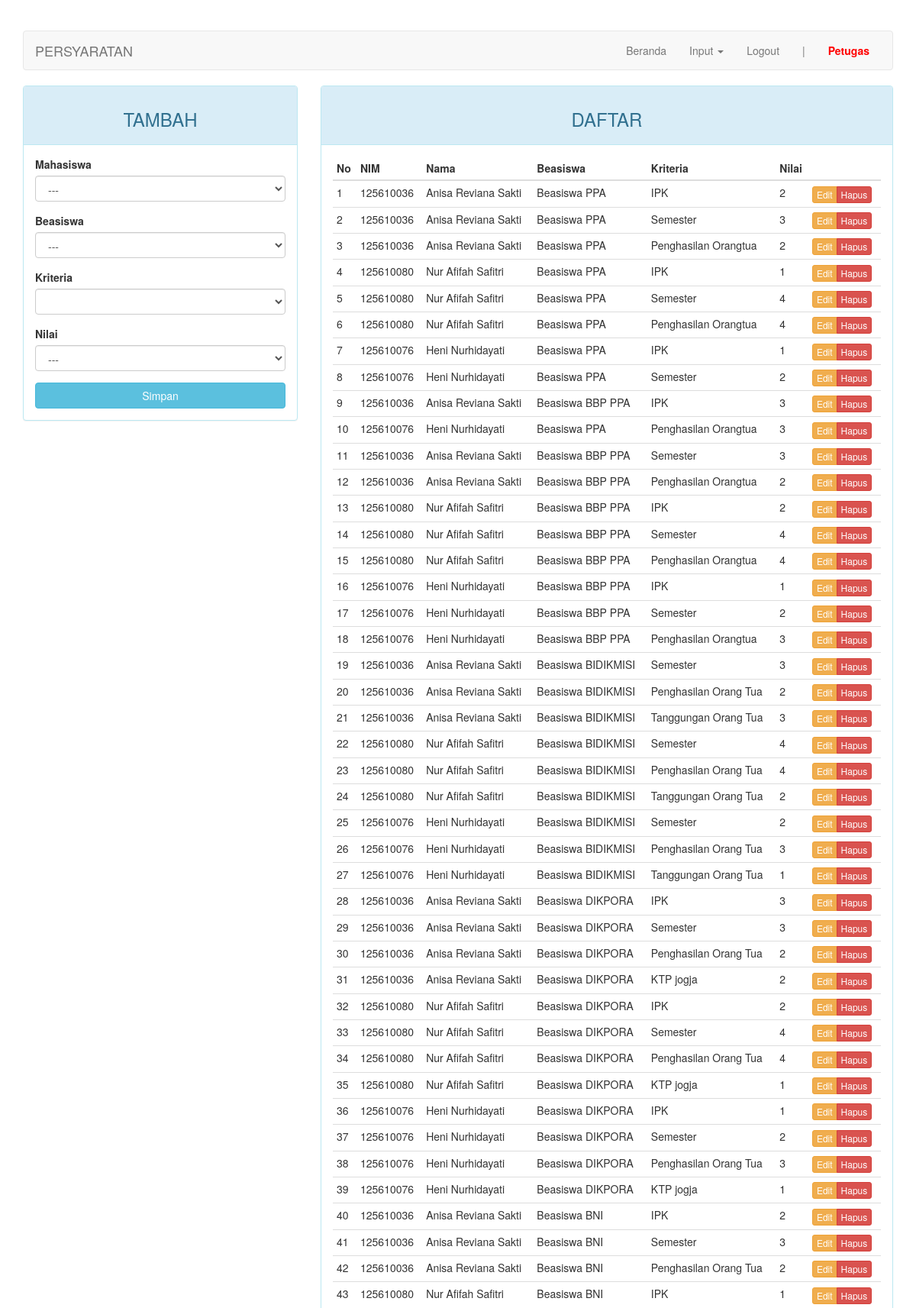
Page /index.php?page=nilai (signed in, upper part) on the committed database.
### tables this page shows
CREATE TABLE IF NOT EXISTS `nilai` (
  `kd_nilai` int(11) NOT NULL AUTO_INCREMENT,
  `kd_beasiswa` int(11) DEFAULT NULL,
  `kd_kriteria` int(11) NOT NULL,
  `nim` char(9) NOT NULL,
  `nilai` float DEFAULT NULL,
  PRIMARY KEY (`kd_nilai`),
  KEY `fk_kriteria` (`kd_kriteria`),
  KEY `fk_mahasiswa` (`nim`),
  KEY `fk_beasiswa` (`kd_beasiswa`)
);

CREATE TABLE IF NOT EXISTS `mahasiswa` (
  `nim` char(9) NOT NULL,
  `nama` varchar(30) NOT NULL,
  `alamat` varchar(100) DEFAULT NULL,
  `jenis_kelamin` enum('Laki-laki','Perempuan') DEFAULT NULL,
  `tahun_mengajukan` char(4) NOT NULL,
  PRIMARY KEY (`nim`)
);

CREATE TABLE IF NOT EXISTS `beasiswa` (
  `kd_beasiswa` int(11) NOT NULL AUTO_INCREMENT,
  `nama` varchar(50) DEFAULT NULL,
  PRIMARY KEY (`kd_beasiswa`)
);

CREATE TABLE IF NOT EXISTS `kriteria` (
  `kd_kriteria` int(11) NOT NULL AUTO_INCREMENT,
  `kd_beasiswa` int(11) NOT NULL,
  `nama` varchar(50) DEFAULT NULL,
  `sifat` enum('min','max') DEFAULT NULL,
  PRIMARY KEY (`kd_kriteria`),
  KEY `kd_beasiswa` (`kd_beasiswa`),
  KEY `kd_beasiswa_2` (`kd_beasiswa`)
);

### page/nilai.php (the view, shortened to what this page needs)
<?php
$update = (isset($_GET['action']) AND $_GET['action'] == 'update') ? true : false;
?>
<div class="row">
	<div class="col-md-4">
	    <div class="panel panel-<?= ($update) ? "warning" : "info" ?>">
	        <div class="panel-heading"><h3 class="text-center"><?= ($update) ? "EDIT" : "TAMBAH" ?></h3></div>
	        <div class="panel-body">
	            <form action="<?=$_SERVER['REQUEST_URI']?>" method="POST">
									<div class="form-group">
										<label for="nim">Mahasiswa</label>
										<select class="form-control" name="nim">
											<option>---</option>
										</select>
									</div>
									<div class="form-group">
	                  <label for="kd_beasiswa">Beasiswa</label>
										<select class="form-control" name="kd_beasiswa" id="beasiswa">
											<option>---</option>
										</select>
									</div>
									<div class="form-group">
	                  <label for="kd_kriteria">Kriteria</label>
										<select class="form-control" name="kd_kriteria" id="kriteria">
										</select>
									</div>
	                <div class="form-group">
		                  <label for="nilai">Nilai</label>
											<select class="form-control" name="nilai" id="nilai">
											<option>---</option>
											</select>
	                </div>
	                <button type="submit" id="simpan" class="btn btn-<?= ($update) ? "warning" : "info" ?> btn-block">Simpan</button>
	            </form>
	        </div>
	    </div>
	</div>
	<div class="col-md-8">
	    <div class="panel panel-info">
	        <div class="panel-heading"><h3 class="text-center">DAFTAR</h3></div>
	        <div class="panel-body">
	            <table class="table table-condensed">
	                <thead>
	                    <tr>
	                        <th>No</th>
													<th>NIM</th>
													<th>Nama</th>
	                        <th>Beasiswa</th>
	                        <th>Kriteria</th>
	                        <th>Nilai</th>
	                        <th></th>
	                    </tr>
	                </thead>
	                <tbody>
	                    <?php $no = 1; ?>
	                    <?php if ($query = $connection->query("SELECT a.kd_nilai, c.nama AS nama_beasiswa, b.nama AS nama_kriteria, d.nim, d.nama AS nama_mahasiswa, a.nilai FROM nilai a JOIN kriteria b ON a.kd_kriteria=b.kd_kriteria JOIN beasiswa c ON a.kd_beasiswa=c.kd_beasiswa JOIN mahasiswa d ON d.nim=a.nim")): ?>
	                        <?php while($row = $query->fetch_assoc()): ?>
	                        <tr>
	                            <td><?=$no++?></td>
															<td><?=$row['nim']?></td>
															<td><?=$row['nama_mahasiswa']?></td>
	                            <td><?=$row['nama_beasiswa']?></td>
	                            <td><?=$row['nama_kriteria']?></td>
	                            <td><?=$row['nilai']?></td>
	                            <td>
	                                <div class="btn-group">
	                                    <a href="?page=nilai&action=update&key=<?=$row['kd_nilai']?>" class="btn btn-warning btn-xs">Edit</a>
	                                    <a href="?page=nilai&action=delete&key=<?=$row['kd_nilai']?>" class="btn btn-danger btn-xs">Hapus</a>
	                                </div>
	                            </td>
	                        </tr>
	                        <?php endwhile ?>
	                    <?php endif ?>
	                </tbody>
	            </table>
	        </div>
	    </div>
	</div>
</div>

### index.php (style rules this page uses)
body { margin-top: 40px; }

### rows in the picture
nilai: nim.nim "125610036", nim.nama "Anisa Reviana Sakti", kd_beasiswa.nama "Beasiswa PPA", kd_kriteria.nama "IPK", nilai "2"
nilai: nim.nim "125610036", nim.nama "Anisa Reviana Sakti", kd_beasiswa.nama "Beasiswa PPA", kd_kriteria.nama "Semester", nilai "3"
nilai: nim.nim "125610036", nim.nama "Anisa Reviana Sakti", kd_beasiswa.nama "Beasiswa PPA", kd_kriteria.nama "Penghasilan Orangtua", nilai "2"
nilai: nim.nim "125610080", nim.nama "Nur Afifah Safitri", kd_beasiswa.nama "Beasiswa PPA", kd_kriteria.nama "IPK", nilai "1"
nilai: nim.nim "125610080", nim.nama "Nur Afifah Safitri", kd_beasiswa.nama "Beasiswa PPA", kd_kriteria.nama "Semester", nilai "4"
nilai: nim.nim "125610080", nim.nama "Nur Afifah Safitri", kd_beasiswa.nama "Beasiswa PPA", kd_kriteria.nama "Penghasilan Orangtua", nilai "4"
nilai: nim.nim "125610076", nim.nama "Heni Nurhidayati", kd_beasiswa.nama "Beasiswa PPA", kd_kriteria.nama "IPK", nilai "1"
nilai: nim.nim "125610076", nim.nama "Heni Nurhidayati", kd_beasiswa.nama "Beasiswa PPA", kd_kriteria.nama "Semester", nilai "2"
nilai: nim.nim "125610036", nim.nama "Anisa Reviana Sakti", kd_beasiswa.nama "Beasiswa BBP PPA", kd_kriteria.nama "IPK", nilai "3"
nilai: nim.nim "125610076", nim.nama "Heni Nurhidayati", kd_beasiswa.nama "Beasiswa PPA", kd_kriteria.nama "Penghasilan Orangtua", nilai "3"
nilai: nim.nim "125610036", nim.nama "Anisa Reviana Sakti", kd_beasiswa.nama "Beasiswa BBP PPA", kd_kriteria.nama "Semester", nilai "3"
nilai: nim.nim "125610036", nim.nama "Anisa Reviana Sakti", kd_beasiswa.nama "Beasiswa BBP PPA", kd_kriteria.nama "Penghasilan Orangtua", nilai "2"
nilai: nim.nim "125610080", nim.nama "Nur Afifah Safitri", kd_beasiswa.nama "Beasiswa BBP PPA", kd_kriteria.nama "IPK", nilai "2"
nilai: nim.nim "125610080", nim.nama "Nur Afifah Safitri", kd_beasiswa.nama "Beasiswa BBP PPA", kd_kriteria.nama "Semester", nilai "4"
nilai: nim.nim "125610080", nim.nama "Nur Afifah Safitri", kd_beasiswa.nama "Beasiswa BBP PPA", kd_kriteria.nama "Penghasilan Orangtua", nilai "4"
nilai: nim.nim "125610076", nim.nama "Heni Nurhidayati", kd_beasiswa.nama "Beasiswa BBP PPA", kd_kriteria.nama "IPK", nilai "1"
nilai: nim.nim "125610076", nim.nama "Heni Nurhidayati", kd_beasiswa.nama "Beasiswa BBP PPA", kd_kriteria.nama "Semester", nilai "2"
nilai: nim.nim "125610076", nim.nama "Heni Nurhidayati", kd_beasiswa.nama "Beasiswa BBP PPA", kd_kriteria.nama "Penghasilan Orangtua", nilai "3"
nilai: nim.nim "125610036", nim.nama "Anisa Reviana Sakti", kd_beasiswa.nama "Beasiswa BIDIKMISI", kd_kriteria.nama "Semester", nilai "3"
nilai: nim.nim "125610036", nim.nama "Anisa Reviana Sakti", kd_beasiswa.nama "Beasiswa BIDIKMISI", kd_kriteria.nama "Penghasilan Orang Tua", nilai "2"
nilai: nim.nim "125610036", nim.nama "Anisa Reviana Sakti", kd_beasiswa.nama "Beasiswa BIDIKMISI", kd_kriteria.nama "Tanggungan Orang Tua", nilai "3"
nilai: nim.nim "125610080", nim.nama "Nur Afifah Safitri", kd_beasiswa.nama "Beasiswa BIDIKMISI", kd_kriteria.nama "Semester", nilai "4"
nilai: nim.nim "125610080", nim.nama "Nur Afifah Safitri", kd_beasiswa.nama "Beasiswa BIDIKMISI", kd_kriteria.nama "Penghasilan Orang Tua", nilai "4"
nilai: nim.nim "125610080", nim.nama "Nur Afifah Safitri", kd_beasiswa.nama "Beasiswa BIDIKMISI", kd_kriteria.nama "Tanggungan Orang Tua", nilai "2"
nilai: nim.nim "125610076", nim.nama "Heni Nurhidayati", kd_beasiswa.nama "Beasiswa BIDIKMISI", kd_kriteria.nama "Semester", nilai "2"
nilai: nim.nim "125610076", nim.nama "Heni Nurhidayati", kd_beasiswa.nama "Beasiswa BIDIKMISI", kd_kriteria.nama "Penghasilan Orang Tua", nilai "3"
nilai: nim.nim "125610076", nim.nama "Heni Nurhidayati", kd_beasiswa.nama "Beasiswa BIDIKMISI", kd_kriteria.nama "Tanggungan Orang Tua", nilai "1"
nilai: nim.nim "125610036", nim.nama "Anisa Reviana Sakti", kd_beasiswa.nama "Beasiswa DIKPORA", kd_kriteria.nama "IPK", nilai "3"
nilai: nim.nim "125610036", nim.nama "Anisa Reviana Sakti", kd_beasiswa.nama "Beasiswa DIKPORA", kd_kriteria.nama "Semester", nilai "3"
nilai: nim.nim "125610036", nim.nama "Anisa Reviana Sakti", kd_beasiswa.nama "Beasiswa DIKPORA", kd_kriteria.nama "Penghasilan Orang Tua", nilai "2"
nilai: nim.nim "125610036", nim.nama "Anisa Reviana Sakti", kd_beasiswa.nama "Beasiswa DIKPORA", kd_kriteria.nama "KTP jogja", nilai "2"
nilai: nim.nim "125610080", nim.nama "Nur Afifah Safitri", kd_beasiswa.nama "Beasiswa DIKPORA", kd_kriteria.nama "IPK", nilai "2"
nilai: nim.nim "125610080", nim.nama "Nur Afifah Safitri", kd_beasiswa.nama "Beasiswa DIKPORA", kd_kriteria.nama "Semester", nilai "4"
nilai: nim.nim "125610080", nim.nama "Nur Afifah Safitri", kd_beasiswa.nama "Beasiswa DIKPORA", kd_kriteria.nama "Penghasilan Orang Tua", nilai "4"
nilai: nim.nim "125610080", nim.nama "Nur Afifah Safitri", kd_beasiswa.nama "Beasiswa DIKPORA", kd_kriteria.nama "KTP jogja", nilai "1"
nilai: nim.nim "125610076", nim.nama "Heni Nurhidayati", kd_beasiswa.nama "Beasiswa DIKPORA", kd_kriteria.nama "IPK", nilai "1"
nilai: nim.nim "125610076", nim.nama "Heni Nurhidayati", kd_beasiswa.nama "Beasiswa DIKPORA", kd_kriteria.nama "Semester", nilai "2"
nilai: nim.nim "125610076", nim.nama "Heni Nurhidayati", kd_beasiswa.nama "Beasiswa DIKPORA", kd_kriteria.nama "Penghasilan Orang Tua", nilai "3"
nilai: nim.nim "125610076", nim.nama "Heni Nurhidayati", kd_beasiswa.nama "Beasiswa DIKPORA", kd_kriteria.nama "KTP jogja", nilai "1"
nilai: nim.nim "125610036", nim.nama "Anisa Reviana Sakti", kd_beasiswa.nama "Beasiswa BNI", kd_kriteria.nama "IPK", nilai "2"
nilai: nim.nim "125610036", nim.nama "Anisa Reviana Sakti", kd_beasiswa.nama "Beasiswa BNI", kd_kriteria.nama "Semester", nilai "3"
nilai: nim.nim "125610036", nim.nama "Anisa Reviana Sakti", kd_beasiswa.nama "Beasiswa BNI", kd_kriteria.nama "Penghasilan Orang Tua", nilai "2"
nilai: nim.nim "125610080", nim.nama "Nur Afifah Safitri", kd_beasiswa.nama "Beasiswa BNI", kd_kriteria.nama "IPK", nilai "1"

### other values in the picture
$str "PERSYARATAN"
$_SESSION["username"] "Petugas"
